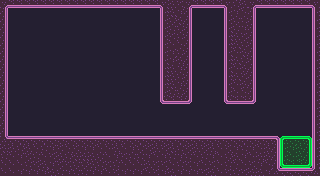

Tiled map render using the project's own tile images. Description and the whole map definition, tile-layer contents included, below:
An orthogonal 40x22 tile map with 8x8 px tiles, 1 tile layer (Player) and 16 objects.

<map version="1.8" tiledversion="1.8.0" orientation="orthogonal" renderorder="right-down" width="40" height="22" tilewidth="8" tileheight="8" infinite="0" backgroundcolor="#241f31" nextlayerid="3" nextobjectid="34">
 <tileset firstgid="1" source="../../purple.tsx" />
 <layer id="1" name="Player" width="40" height="22">
  <properties>
   <property name="player" type="bool" value="true" />
  </properties>
  <data encoding="csv">
37,34,34,34,34,34,34,34,34,34,34,34,34,34,34,34,34,34,34,34,38,6,18,37,34,34,34,34,38,21,6,37,34,34,34,34,34,34,34,38,
19,0,0,0,0,0,0,0,0,0,0,0,0,0,0,0,0,0,0,0,17,6,5,19,0,0,0,0,17,5,22,19,0,0,0,0,0,0,0,17,
19,0,0,0,0,0,0,0,0,0,0,0,0,0,0,0,0,0,0,0,17,21,6,19,0,0,0,0,17,21,21,19,0,0,0,0,0,0,0,17,
19,0,0,0,0,0,0,0,0,0,0,0,0,0,0,0,0,0,0,0,17,21,21,19,0,0,0,0,17,21,5,19,0,0,0,0,0,0,0,17,
19,0,0,0,0,0,0,0,0,0,0,0,0,0,0,0,0,0,0,0,17,18,21,19,0,0,0,0,17,6,18,19,0,0,0,0,0,0,0,17,
19,0,0,0,0,0,0,0,0,0,0,0,0,0,0,0,0,0,0,0,17,22,22,19,0,0,0,0,17,6,21,19,0,0,0,0,0,0,0,17,
19,0,0,0,0,0,0,0,0,0,0,0,0,0,0,0,0,0,0,0,17,5,21,19,0,0,0,0,17,22,6,19,0,0,0,0,0,0,0,17,
19,0,0,0,0,0,0,0,0,0,0,0,0,0,0,0,0,0,0,0,17,5,6,19,0,0,0,0,17,6,21,19,0,0,0,0,0,0,0,17,
19,0,0,0,0,0,0,0,0,0,0,0,0,0,0,0,0,0,0,0,17,6,5,19,0,0,0,0,17,22,6,19,0,0,0,0,0,0,0,17,
19,0,0,0,0,0,0,0,0,0,0,0,0,0,0,0,0,0,0,0,17,6,21,19,0,0,0,0,17,6,18,19,0,0,0,0,0,0,0,17,
19,0,0,0,0,0,0,0,0,0,0,0,0,0,0,0,0,0,0,0,17,6,5,19,0,0,0,0,17,22,6,19,0,0,0,0,0,0,0,17,
19,0,0,0,0,0,0,0,0,0,0,0,0,0,0,0,0,0,0,0,17,21,21,19,0,0,0,0,17,22,22,19,0,0,0,0,0,0,0,17,
19,0,0,0,0,0,0,0,0,0,0,0,0,0,0,0,0,0,0,0,33,34,34,35,0,0,0,0,33,34,34,35,0,0,0,0,0,0,0,17,
19,0,0,0,0,0,0,0,0,0,0,0,0,0,0,0,0,0,0,0,0,0,0,0,0,0,0,0,0,0,0,0,0,0,0,0,0,0,0,17,
19,0,0,0,0,0,0,0,0,0,0,0,0,0,0,0,0,0,0,0,0,0,0,0,0,0,0,0,0,0,0,0,0,0,0,0,0,0,0,17,
19,0,0,0,0,0,0,0,0,0,0,0,0,0,0,0,0,0,0,0,0,0,0,0,0,0,0,0,0,0,0,0,0,0,0,0,0,0,0,17,
19,0,0,0,0,0,0,0,0,0,0,0,0,0,0,0,0,0,0,0,0,0,0,0,0,0,0,0,0,0,0,0,0,0,0,0,0,0,0,17,
53,2,2,2,2,2,2,2,2,2,2,2,2,2,2,2,2,2,2,2,2,2,2,2,2,2,2,2,2,2,2,2,2,2,3,65,66,66,67,17,
6,6,21,6,22,21,5,18,22,18,5,5,22,22,6,22,5,21,18,6,18,6,21,18,6,18,6,22,18,5,21,5,22,6,19,81,69,70,83,17,
21,22,5,18,21,22,18,6,21,6,6,6,21,22,5,18,21,21,5,22,5,21,5,21,22,21,5,22,21,6,5,22,6,6,19,81,86,70,83,17,
22,22,22,21,18,6,5,18,18,21,21,6,21,18,21,22,22,22,6,18,18,22,21,18,5,22,18,22,21,22,22,18,5,22,19,97,98,98,99,17,
22,22,5,5,5,5,6,21,5,21,21,5,5,22,18,5,5,5,22,18,5,6,5,5,5,18,6,22,18,21,18,6,6,5,53,2,2,2,2,54
</data>
 </layer>
 <objectgroup id="2" name="Platforms">
  <object id="13" gid="146" x="64" y="136" width="8" height="8">
   <properties>
    <property name="direction" value="E" />
    <property name="distance" type="int" value="2" />
   </properties>
  </object>
  <object id="14" gid="146" x="64" y="128" width="8" height="8">
   <properties>
    <property name="direction" value="E" />
    <property name="distance" type="int" value="2" />
   </properties>
  </object>
  <object id="15" gid="146" x="64" y="120" width="8" height="8">
   <properties>
    <property name="direction" value="E" />
    <property name="distance" type="int" value="2" />
   </properties>
  </object>
  <object id="16" gid="146" x="64" y="112" width="8" height="8">
   <properties>
    <property name="direction" value="E" />
    <property name="distance" type="int" value="2" />
   </properties>
  </object>
  <object id="20" gid="146" x="104" y="136" width="8" height="8">
   <properties>
    <property name="direction" value="W" />
    <property name="distance" type="int" value="2" />
   </properties>
  </object>
  <object id="21" gid="146" x="104" y="128" width="8" height="8">
   <properties>
    <property name="direction" value="W" />
    <property name="distance" type="int" value="2" />
   </properties>
  </object>
  <object id="22" gid="146" x="104" y="120" width="8" height="8">
   <properties>
    <property name="direction" value="W" />
    <property name="distance" type="int" value="2" />
   </properties>
  </object>
  <object id="23" gid="146" x="104" y="112" width="8" height="8">
   <properties>
    <property name="direction" value="W" />
    <property name="distance" type="int" value="2" />
   </properties>
  </object>
  <object id="24" gid="146" x="160" y="104" width="8" height="8">
   <properties>
    <property name="direction" value="S" />
    <property name="distance" type="int" value="5" />
   </properties>
  </object>
  <object id="25" gid="146" x="168" y="104" width="8" height="8">
   <properties>
    <property name="direction" value="S" />
    <property name="distance" type="int" value="5" />
   </properties>
  </object>
  <object id="28" gid="146" x="176" y="104" width="8" height="8">
   <properties>
    <property name="direction" value="S" />
    <property name="distance" type="int" value="5" />
   </properties>
  </object>
  <object id="29" gid="146" x="184" y="104" width="8" height="8">
   <properties>
    <property name="direction" value="S" />
    <property name="distance" type="int" value="5" />
   </properties>
  </object>
  <object id="30" gid="146" x="224" y="144" width="8" height="8">
   <properties>
    <property name="direction" value="N" />
    <property name="distance" type="int" value="5" />
   </properties>
  </object>
  <object id="31" gid="146" x="232" y="144" width="8" height="8">
   <properties>
    <property name="direction" value="N" />
    <property name="distance" type="int" value="5" />
   </properties>
  </object>
  <object id="32" gid="146" x="240" y="144" width="8" height="8">
   <properties>
    <property name="direction" value="N" />
    <property name="distance" type="int" value="5" />
   </properties>
  </object>
  <object id="33" gid="146" x="248" y="144" width="8" height="8">
   <properties>
    <property name="direction" value="N" />
    <property name="distance" type="int" value="5" />
   </properties>
  </object>
 </objectgroup>
</map>
